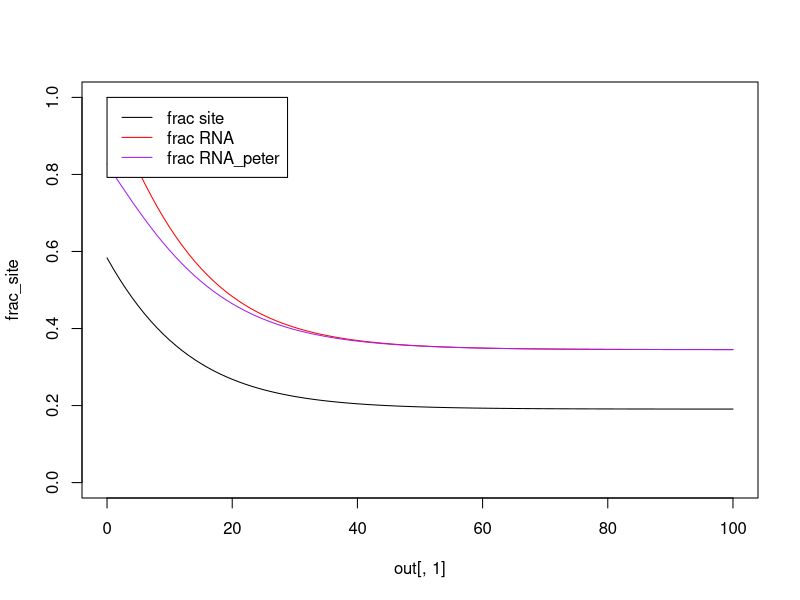

R code for this plot: (Note: this script raises an error after producing the figure.)

library(deSolve)

graphics.off()


# kon is 3.9e8 M-1 s-1

kons <- c(9, 8, 7, 6, 5, 4, 3, 2, 1, 0.5, 0.01, 0.005, 0.001)

cols <- c("red", rep(c("purple", "forestgreen", "blue", "lightblue"), 3))

# dev.new(xpos=20, ypos=20, height=5, width=3)

# plot(c(0), c(0), type="l", col="white", xlim=c(0, 150), ylim=c(0, 0.5))

k_obs <- c(0, 0, 0, 0)

koff = 0.0035



frac_equil <- rep(0, length(kons))


  Dil <- function(t, state, parameters) {
    with(as.list(c(state, parameters)), {
      dx <- l*a*kon - koff*x
      da <- koff*x - l*a*kon
      dl <- koff*x - l*a*kon
      list(c(dl, da, dx))
    })
  }

MonomericModel <- function(t, state, parameters) {
  with(as.list(c(state, parameters)), {
    dr    <- -2*kon*r*a + koff*ra
    da    <- -2*kon*r*a + koff*ra
    dra   <- 2*kon*r*a - koff*ra + 2*koff*ra_2 - kon*ra*a
    dra_2 <- kon*ra*a - 2*koff*ra_2
    list(c(dr, da, dra, dra_2))
  })
}

parameters <- c(kon=1*1e8/(1e12)*60, koff=0.05)

A <- 0.5

state <- c(r=0, a=0, ra=5*A, ra_2=A)

times <- seq(0, 100, by=1)

out <- ode(y=state, times=times, func=MonomericModel, parms=parameters, maxsteps=10000)

r   <- out[, 2]
ra  <- out[, 4]
ra2 <- out[, 5]

frac_RNA <- (ra + ra2)/(r + ra + ra2)
frac_site  <- (ra + 2*ra2)/(2*(r + ra + ra2))
frac_RNA_peter <- 2*frac_site - frac_site^2

dev.new(xpos=720, ypos=20, height=4, width=4)

plot(out[, 1], frac_site, type="l",
     ylim=c(0, 1), xlim=c(0, max(times)))

lines(out[, 1], frac_RNA, col="red")
lines(out[, 1], frac_RNA_peter, col="purple")
legend(0, 1, legend=c("frac site", "frac RNA", "frac RNA_peter"),
       col=c("black", "red", "purple"), lwd=1)

break





for (i in 1:length(kons)) {

  parameters <- c(kon = kons[i]*1e9/(1e12)*60, koff=koff)

  A <- 0.5

  state <- c(l=0, a=0, x=A)






  times <- seq(0, 2000, by=0.01)
  Exp <- function(times, b1, b0, k) {
    b1*(1 - exp(-1*k*times)) + b0
  }

  Cost <- function(pars, y) {
    b1 <- pars[1]
    b0 <- pars[2]
    k  <- pars[3]
    y_exp <- Exp(times, b1, b0, k)
    sum((y - y_exp)^2)
  }
  out <- ode(y=state, times=times, func=Dil, parms=parameters, maxsteps=10000)

  pre_factor <- 1/(2*kons[i]*sqrt(koff + 4*A*kons[i]))

  C0 <- koff + 4*A*kons[i]
  C2 <- (koff + 2*A*kons[i])*sqrt(C0)
  C3 <- sqrt(koff)*(koff + 4*A*kons[i])
  # C4 <- tanh(1/2*sqrt(koff)*sqrt(koff + 4*)]

  out_alt <- A^2*kons[i]*times - koff*times^2/2 - A*kons[i]*times^2 + kons[i]*times^3/3

  pars_init <- c(0.25, 0.25, 0.035)
  opt <- optim(pars_init, Cost, y=out[, 4])
  print(opt)
  opt_pars <- opt$par
  b1 <- opt_pars[1]
  b0 <- opt_pars[2]
  k <- opt_pars[3]
  k_obs[i] <- k
  head(out)
  lines(times, out[, 4], col=cols[i])
  frac_equil[i] <- out[nrow(out), 4]/out[1, 4]
  print(length(times))
  y_plot <- Exp(times, b1, b0, k)
  print(head(y_plot))
  lines(times, Exp(times, b1, b0, k), col=cols[i], lty=2)
  lines(times, out_alt, col=cols[i], lty=3, lwd=2)

}

dev.new(height=5, width=5, xpos=320, ypos=20)


plot(k_obs, koff/(1 - frac_equil), col=cols)

koff_calc <- koff/(1 - frac_equil)

lm_fit <- lm(koff_calc ~ k_obs)

coefs <- lm_fit$coefficients
b <- coefs[1]
m <- coefs[2]

segments(x0=0.1, y0=0.1, x1=koff, y1=koff, lty=2)

x_fit <- seq(0, 0.1, length.out=20)
y_fit <- x_fit*m + b

lines(x_fit, y_fit, col="gray")
